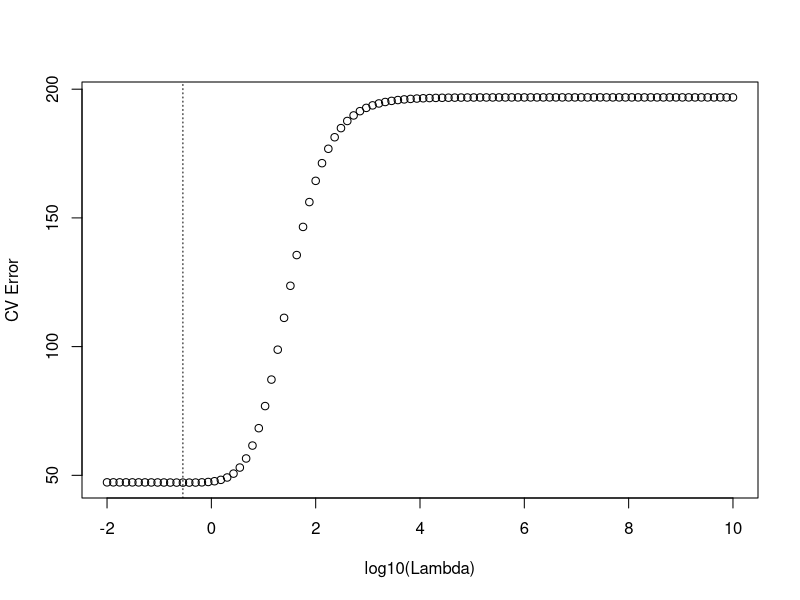

R code for this plot:
# Code for Inference in Multiple Regression Handout
# =================================================
mfoam <- read.csv("meadowfoam.txt",     # Reads in meadowfoam data
  header=T)
attach(mfoam)                                # Promotes the meadowfoam dataset

reg4.out <- lm(flowers~intensity+timing)     # Fits first-order model
summary(reg4.out)                            # Regression summary
anova(reg4.out)                              # Regression ANOVA table

# Fit the ridge regression model
# ============================================
library(glmnet)                      # Load package 'glmnet'
timing2 <- as.numeric(timing=="At PFI")    # Codes timing2 = 1 if "At PFI"
x<-cbind(intensity,timing2)                # Combine variables by column
y<-flowers
grid<-10^seq(10,-2, length=100)        # Create a grid of lambda values
ridge.mod=cv.glmnet(x,y,lambda=grid,   # Build a CV ridge regression          
nfold=length(y),                       # nfold=sample size, leave-one-out CV
alpha=0)                               # alpha=0, ridge reg is fit

## Ignore the received warning which recommends leaving 3-or-more out in CV ## 
#Warning message:
#Option grouped=FALSE enforced in cv.glmnet, since < 3 observations per fold 

plot(log10(ridge.mod$lambda), ridge.mod$cvm,      # Plot average CV error versus log(lambda)
xlab="log10(Lambda)", ylab="CV Error")                     
abline(v = log10(ridge.mod$lambda.min), lty = 3)

(lambda=ridge.mod$lambda.min)        # The lambda that minimizes CV error
predict(ridge.mod,s=lambda,          # Obtain ridge reg coefs
type="coefficients")

